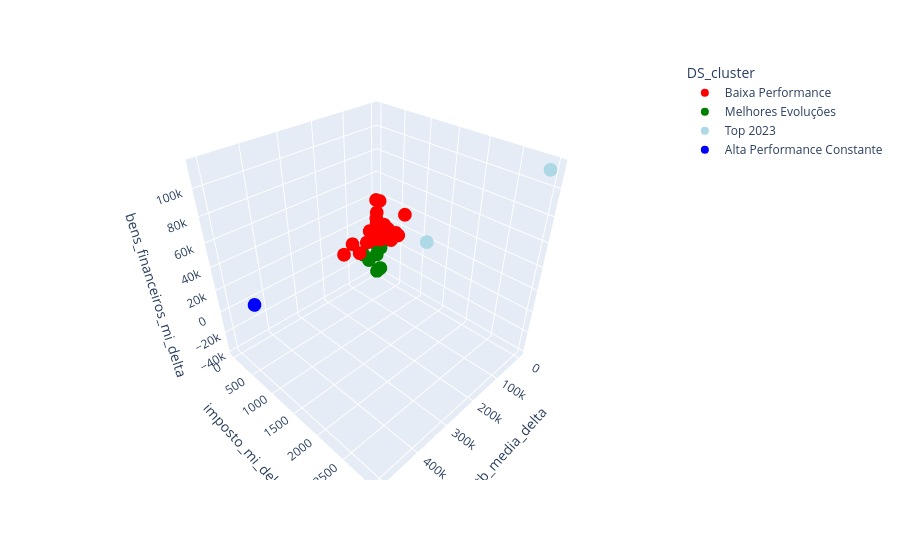

The notebook cell this image was saved under:
### Markdown cell above
### Visualização 3D dos clusters

> Para analisar a distribuição dos clusters nas três variáveis selecionadas (`rtb_media_delta`, `imposto_mi_delta`, `bens_financeiros_mi_delta`), utilizamos um gráfico interativo 3D.  
> 
> - Cada ponto representa um centil da base da Receita Federal.  
> - O eixo **X** corresponde à `rtb_media_delta`.  
> - O eixo **Y** corresponde à `imposto_mi_delta`.  
> - O eixo **Z** corresponde à `bens_financeiros_mi_delta`.  
> - As cores indicam os rótulos dos clusters (`DS_cluster`), conforme o dicionário de cores definido anteriormente.  
> 
> Esse gráfico permite explorar a formação dos clusters de forma interativa, girando e aproximando a visualização.

### Code cell
import plotly.express as px

# Gráfico 3D com as três variáveis principais
fig = px.scatter_3d(
    dadosPadronizadaCluster,
    x=colunasSelecionadasCluster[0],
    y=colunasSelecionadasCluster[1],
    z=colunasSelecionadasCluster[2],
    color='DS_cluster',
    color_discrete_map=color_dict  # garante cores consistentes
)

# Salvando o gráfico em HTML interativo
fig.write_html("grafico_clusters_3d.html")

# Exibindo o gráfico
fig.show()

### Figure 1 — Plotly figure (JSON) as saved in the notebook; plotly's stock layout.template omitted (floating-point values rounded to 4 significant figures)
{"data": [{"hovertemplate": "DS_cluster=Baixa Performance<br>rtb_media_delta=%{x}<br>imposto_mi_delta=%{y}<br>bens_financeiros_mi_delta=%{z}<extra></extra>", "legendgroup": "Baixa Performance", "marker": {"color": "red", "symbol": "circle"}, "mode": "markers", "name": "Baixa Performance", "scene": "scene", "showlegend": true, "type": "scatter3d", "x": [-55.58, -946.3, -2525.0, 521.3, -318.8, -1828.0, -2238.0, -2358.0, -2486.0, -2767.0, -2790.0, -2605.0, -2074.0, -2199.0, -2118.0, -2031.0, -2066.0, -1698.0, -1271.0, -829.8, -367.1, -289.3, -466.7, -435.2, -355.6, -413.2, -415.0, -429.7, -432.1, -436.3, -432.9, -443.2, -443.1, -444.2, -309.4, -373.9, -369.1, -414.9, -404.5, -406.9, -386.3, -378.2, -342.4, -322.0, -333.6, -342.8, -338.9, -317.9, -260.2, -275.5, -280.9, -272.0, -244.4, -224.4, -186.0, -182.2, -174.6, -174.2, -134.3, -69.99, -31.91, -68.49, -42.41, 246.2, -66.21, -42.4, 178.7, 204.7, 187.7, 212.4, 286.7, 348.5, 384.7, 496.7, 693.8, 771.6, 779.3, 731.0, 772.5, 825.0, 888.0, 1261.0, 1341.0, 790.8, 633.2, 943.0, 716.3, 1265.0, 1183.0, 2106.0, 1799.0, 3177.0, 5464.0, 14620.0, 26660.0, 30930.0, 36960.0, 53350.0, 90260.0, 120800.0, 163500.0], "y": [0.01, 0.08, -0.07, 0.01, -0.16, -0.12, -0.13, -0.12, -0.09, -0.12, -0.09, -0.13, -0.2, -0.29, -0.19, -0.15, -0.08, 0.16, 0.28, 0.5, 0.39, -3.54, -5.59, -5.11, -2.37, -2.55, -1.83, -1.15, -0.25, 0.23, 1.19, 2.4, 2.49, 2.94, 4.88, 5.88, 6.63, 6.49, 7.7, 7.78, 8.86, 9.91, 10.06, 9.69, 9.11, 10.51, 12.88, 15.48, 20.06, 21.27, 25.6, 26.19, 28.31, 29.57, 35.43, 36.25, 36.59, 43.36, 44.46, 64.37, 72.91, 66.07, 73.06, 82.42, 79.28, 91.42, 129.0, 136.1, 131.2, 155.0, 181.2, 197.3, 200.5, 253.7, 256.0, 259.4, 275.8, 284.3, 335.8, 367.3, 405.2, 479.6, 491.3, 532.7, 664.8, 80.19, 88.59, 86.15, 92.46, 100.0, 119.3, 156.7, 220.0, 365.5, 51.21, 65.18, 57.5, 81.05, 129.8, 154.2, 218.2], "z": [5156.0, 7714.0, 2382.0, 36700.0, 18510.0, -883.3, 3092.0, -2114.0, 1617.0, 4097.0, 6944.0, 2179.0, -2007.0, 865.3, 11790.0, -4737.0, 23960.0, 12970.0, 7526.0, 9220.0, 7864.0, 8971.0, 2026.0, -4324.0, 8146.0, 5029.0, 1976.0, 1872.0, 3486.0, -524.4, 5965.0, 1506.0, 1643.0, -5818.0, 3529.0, 3739.0, 3409.0, 13400.0, 8008.0, 2442.0, 3080.0, -423.9, -3169.0, 6479.0, -1148.0, 4067.0, 5114.0, 4004.0, 2182.0, 2493.0, 7165.0, 4434.0, 2050.0, 2430.0, 50.36, 2453.0, 5169.0, 2236.0, 2570.0, 3660.0, 2950.0, 9507.0, 1323.0, 37210.0, 9943.0, 4608.0, 8215.0, 3403.0, 3844.0, 10890.0, 3231.0, 16010.0, 8818.0, 7989.0, 5473.0, 6611.0, 6882.0, 4068.0, 10940.0, 4066.0, 7501.0, 13910.0, 11160.0, 12570.0, 35410.0, 1443.0, 3814.0, 1017.0, 15000.0, 14550.0, -840.0, 4592.0, 10750.0, 17210.0, 8958.0, 6461.0, 11110.0, 1904.0, -3070.0, 10910.0, 7772.0]}, {"hovertemplate": "DS_cluster=Melhores Evoluções<br>rtb_media_delta=%{x}<br>imposto_mi_delta=%{y}<br>bens_financeiros_mi_delta=%{z}<extra></extra>", "legendgroup": "Melhores Evoluções", "marker": {"color": "green", "symbol": "circle"}, "mode": "markers", "name": "Melhores Evoluções", "scene": "scene", "showlegend": true, "type": "scatter3d", "x": [-2385.0, -1848.0, -157.5, -2476.0, -312.2, -102.3, 281.2, 29.79, 43260.0, 69940.0], "y": [0.18, 0.09, 0.09, -0.12, 17.51, 50.78, 110.7, 112.9, 69.75, 95.75], "z": [-9214.0, -20190.0, -9155.0, -20500.0, -38590.0, -35970.0, -32720.0, -9894.0, -18440.0, -8243.0]}, {"hovertemplate": "DS_cluster=Top 2023<br>rtb_media_delta=%{x}<br>imposto_mi_delta=%{y}<br>bens_financeiros_mi_delta=%{z}<extra></extra>", "legendgroup": "Top 2023", "marker": {"color": "lightblue", "symbol": "circle"}, "mode": "markers", "name": "Top 2023", "scene": "scene", "showlegend": true, "type": "scatter3d", "x": [14560.0, 114400.0], "y": [2993.0, 1684.0], "z": [114300.0, 46750.0]}, {"hovertemplate": "DS_cluster=Alta Performance Constante<br>rtb_media_delta=%{x}<br>imposto_mi_delta=%{y}<br>bens_financeiros_mi_delta=%{z}<extra></extra>", "legendgroup": "Alta Performance Constante", "marker": {"color": "blue", "symbol": "circle"}, "mode": "markers", "name": "Alta Performance Constante", "scene": "scene", "showlegend": true, "type": "scatter3d", "x": [507500.0], "y": [761.9], "z": [29390.0]}], "layout": {"legend": {"title": {"text": "DS_cluster"}, "tracegroupgap": 0}, "margin": {"t": 60}, "scene": {"domain": {"x": [0, 1], "y": [0, 1]}, "xaxis": {"title": {"text": "rtb_media_delta"}}, "yaxis": {"title": {"text": "imposto_mi_delta"}}, "zaxis": {"title": {"text": "bens_financeiros_mi_delta"}}}}}
